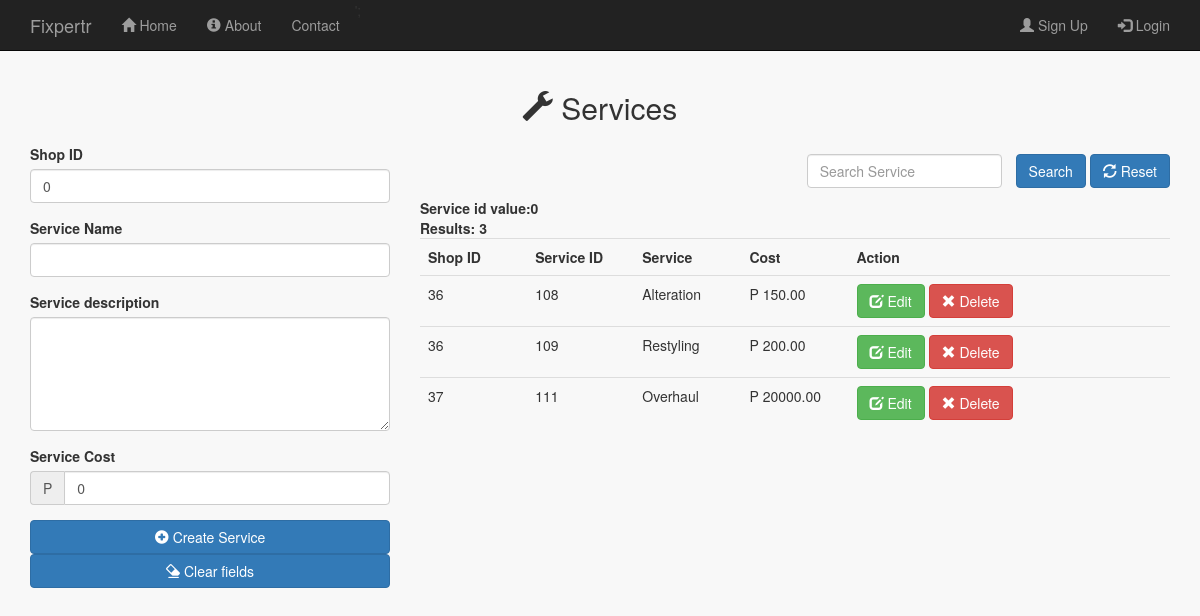
Page /public/services_admin.php on the earlier database version.
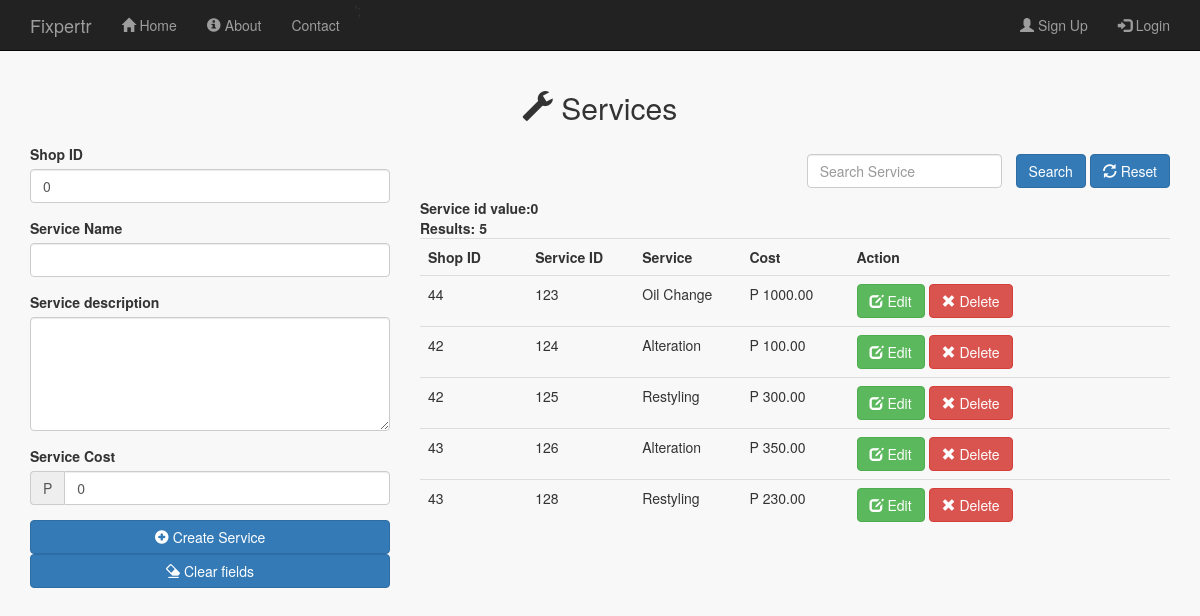
Same page on the later database version.
### tables this page shows
CREATE TABLE IF NOT EXISTS `services` (
  `service_id` int(11) NOT NULL AUTO_INCREMENT,
  `shop_id` int(11) NOT NULL,
  `service_name` varchar(256) NOT NULL,
  `service_description` varchar(256) NOT NULL,
  `service_cost` decimal(13,2) NOT NULL,
  `service_status` tinyint(4) NOT NULL DEFAULT '1',
  PRIMARY KEY (`service_id`),
  KEY `services_ibfk_1` (`shop_id`)
);

### public/services_admin.php (the view, shortened to what this page needs)
<?php
  include_once '../includes/db_connection.php';
    $shop_id = 0;
    $service_id = 0;
    $service_name = '';
    $service_desc = '';
    $service_cost = 0;
    $edit_state = false;
    $keywords  = '';
  $results = mysqli_query($connection, "SELECT * FROM services WHERE service_status = 1");
?>
<!doctype html>
<html lang="en">
  <head>
    <link rel="stylesheet" type="text/css" href="stylesheets/bootstrap.min.css">
    <link rel="stylesheet" type="text/css" href="stylesheets/mystyles.css">
  </head>
  <body id="services_admin">
  <?php include '../includes/layouts/admin_header.php';?>
    <div class="content container">
     <h2 class="text-center" style="margin-bottom: 20px;"><span class="glyphicon glyphicon-wrench"></span> Services</h2>
    <div class="row">
      <div class="col-md-4">
       <form id="" action="<?php echo $_SERVER['PHP_SELF'];?>" method="POST" >
                          <div class="form-group">
                            <label for="user_id">Shop ID</label>
                            <input type="number"  class="form-control" name="shop_id" value="<?php echo $shop_id;?>" autofocus>
                        </div>
                        <div class="form-group">
                            <label for="service_name">Service Name</label>
                            <input type="text" class="form-control" name="service_name" value="<?php echo $service_name;?>">
                        </div>
                         <div class="form-group">
                            <label for="service_desc">Service description</label>
                             <textarea class="form-control" rows="5" id="service_desc" name="service_desc" ><?php echo $service_desc;?></textarea>
                        </div>
                          <div class="form-group">
                            <label for="service_cost">Service Cost</label>
                            <div class="input-group">
                              <span class="input-group-addon">P</span>
                            <input type="number" class="form-control" name="service_cost" value="<?php  echo $service_cost;?>">
                            </div>
                        </div>
                          <?php if($edit_state == false): ?>
                            <button  type="submit" name="submit" class="btn btn-primary btn-block"><span class="glyphicon glyphicon-plus-sign"> </span> Create Service</button>
                          <?php else: ?>
                            <button  type="submit" name="update" class="btn btn-primary btn-block"><span class="glyphicon glyphicon-refresh"></span> Update Service</button>
                          <?php endif ?>
                            <button  type="submit" name="clear" class="btn btn-primary btn-block"><span class="glyphicon glyphicon-erase"></span> </span> Clear fields</button>
                      </form>
      </div>
        <div class="col-md-8">
             <div class="row">
          <div class="col-sm-12">
            <form action="services_admin.php" method="POST" class="form-inline  pull-right">
              <div class="form-group">
                <input type="text" name="keywords" class="form-control" placeholder="Search Service" style="margin:10px;" value="<?php echo $keywords;?>" autocomplete="off" list = "datalist1">
                 <button type="submit" class="btn btn-primary" name="search">Search</button>
                  <button type="submit" class="btn btn-primary" name="reset"><span class="glyphicon glyphicon-refresh"></span> Reset</button>
              </div>
            </form>
          </div>
        </div>
            <strong>Service id value:<?php echo $service_id; ?> </strong>
            <br>
          <strong>Results: <?php $shop_count = mysqli_num_rows($results); echo $shop_count;?> </strong>
          <div class="table-responsive"  >
              <table class="table">
                <tr>
                <th width="10%">Shop ID</th>
                <th width="10%">Service ID</th>
                   <th width="10%">Service</th>
                  <th width="10%">Cost</th>
                  <th width="30%">Action</th>
                </tr>
                 <?php while ($row = mysqli_fetch_array($results)) { ?>
                  <tr>
                      <td><?php echo $row['shop_id']; ?></td>
                      <td><?php echo $row['service_id']; ?></td>
                      <td><?php echo $row['service_name']; ?></td>
                      <td>P <?php echo $row['service_cost']; ?></td>
                      <td>
                      <a href="services_admin.php?edit=<?php echo $row['service_id']?>" class="btn btn-success" role="button"><span class="glyphicon glyphicon-edit"></span> Edit</a>
                       <a href="services_admin.php?del=<?php echo $row['service_id']?>" class="btn btn-danger" role="button" onclick="return confirm('Are you sure you want to delete this service?');"><span class="glyphicon glyphicon-remove"></span> Delete</a>
                      </td>
                  </tr>
                  <?php } ?>
              </table>
            </div>
        </div>
      </div>
    </div>
    <?php include '../includes/layouts/footer.php';?>

### includes/layouts/admin_header.php (shortened to what this page needs)
<nav class="navbar navbar-inverse navbar-fixed-top">
  <div class="container">
    <div class="navbar-header">
      <a class="navbar-brand" href="#">Fixpertr</a>
    </div>
    <div class="collapse navbar-collapse" id="collapsemenu">
      <?php if (isset($_SESSION['a_id'])) { ?>
      <ul class="nav navbar-nav">
      <li ><a href="admin.php"><span class="glyphicon glyphicon-user"></span> My Profile</a></li>
      <li class="dropdown">
        <a class="dropdown-toggle" data-toggle="dropdown" href="#"><span class="glyphicon glyphicon-wrench"></span> Manage
              <span class="caret"></span></a>
              <ul class="dropdown-menu">
                  <li><a href="admins.php"><span class="glyphicon glyphicon-wrench"></span> Admins</a></li>
                  <li><a href="users_admin.php"><span class="glyphicon glyphicon-wrench"></span> Users</a></li>
                  <li><a href="shops_admin.php"><span class="glyphicon glyphicon-wrench"></span> Shops</a></li>
                  <li><a href="services_admin.php"><span class="glyphicon glyphicon-wrench"></span> Services</a></li>
                  <li><a href="shop_categories_admin.php"><span class="glyphicon glyphicon-wrench"></span> Shop Categories</a></li>
                  <li><a href="subscriptions_admin.php"><span class="glyphicon glyphicon-wrench"></span> Subscriptions</a></li>
              </ul>
      </li>
         <li class="dropdown">
        <a class="dropdown-toggle" data-toggle="dropdown" href="#"><span class="glyphicon glyphicon-stats"></span> Reports
              <span class="caret"></span></a>
              <ul class="dropdown-menu">
                  <li><a href="admin_report.php"><span class="glyphicon glyphicon-stats"></span> Admin Report</a></li>
                  <li><a href="user_report.php"><span class="glyphicon glyphicon-stats"></span> User Report</a></li>
                  <li><a href="shop_report.php"><span class="glyphicon glyphicon-stats"></span> Shop Report</a></li>
                  <li><a href="subscription_report.php"><span class="glyphicon glyphicon-stats"></span> Subscription Report</a></li>
                   <li><a href="schedules_report.php"><span class="glyphicon glyphicon-stats"></span> Schedule Report</a></li>
              </ul>
      </li>
      </ul>
       <ul class="nav navbar-nav navbar-right">
            <li class = "navbar-text">Welcome, <?php echo $_SESSION['a_uid']; ?> </li>
            <li>
              <form class="navbar-form" action="../includes/logout.inc.php" method="post">
                <button type="submit" name="submit" class="btn btn-primary"><span class="glyphicon glyphicon-log-out"></span> Logout</button>
              </form>
            </li>
      </ul>
    <?php } else { ?>
    <ul class="nav navbar-nav">
      <li ><a href="index.php"><span class="glyphicon glyphicon-home"></span> Home</a></li>
      <li><a href="about.php"><span class="glyphicon glyphicon-info-sign"></span> About</a></li>
      <li><a href="contact.php">Contact</a></li>';
    </ul>
    <ul class="nav navbar-nav navbar-right">
      <li><a href="signup.php" ><span class="glyphicon glyphicon-user"></span> Sign Up</a> </li>
      <li><a href="login.php"  ><span class="glyphicon glyphicon-log-in"></span> Login</a> </li>
     </ul>
    <?php } ?>
    </div>
  </div>
</nav>

### includes/layouts/footer.php (shortened to what this page needs)
  </body>
</html>

### public/stylesheets/mystyles.css (style rules this page uses)
.content { padding-top: 70px; }
body { background-color: #f8f8f8; }

Differences in the rows shown:
removed services: shop "36", service_id "108", service_name "Alteration", service_cost "150.00"
removed services: shop "36", service_id "109", service_name "Restyling", service_cost "200.00"
removed services: shop "37", service_id "111", service_name "Overhaul", service_cost "20000.00"
added services: shop "44", service_id "123", service_name "Oil Change", service_cost "1000.00"
added services: shop "42", service_id "124", service_name "Alteration", service_cost "100.00"
added services: shop "42", service_id "125", service_name "Restyling", service_cost "300.00"
added services: shop "43", service_id "126", service_name "Alteration", service_cost "350.00"
added services: shop "43", service_id "128", service_name "Restyling", service_cost "230.00"
Other differences:
$shop_count: "3" → "5"
